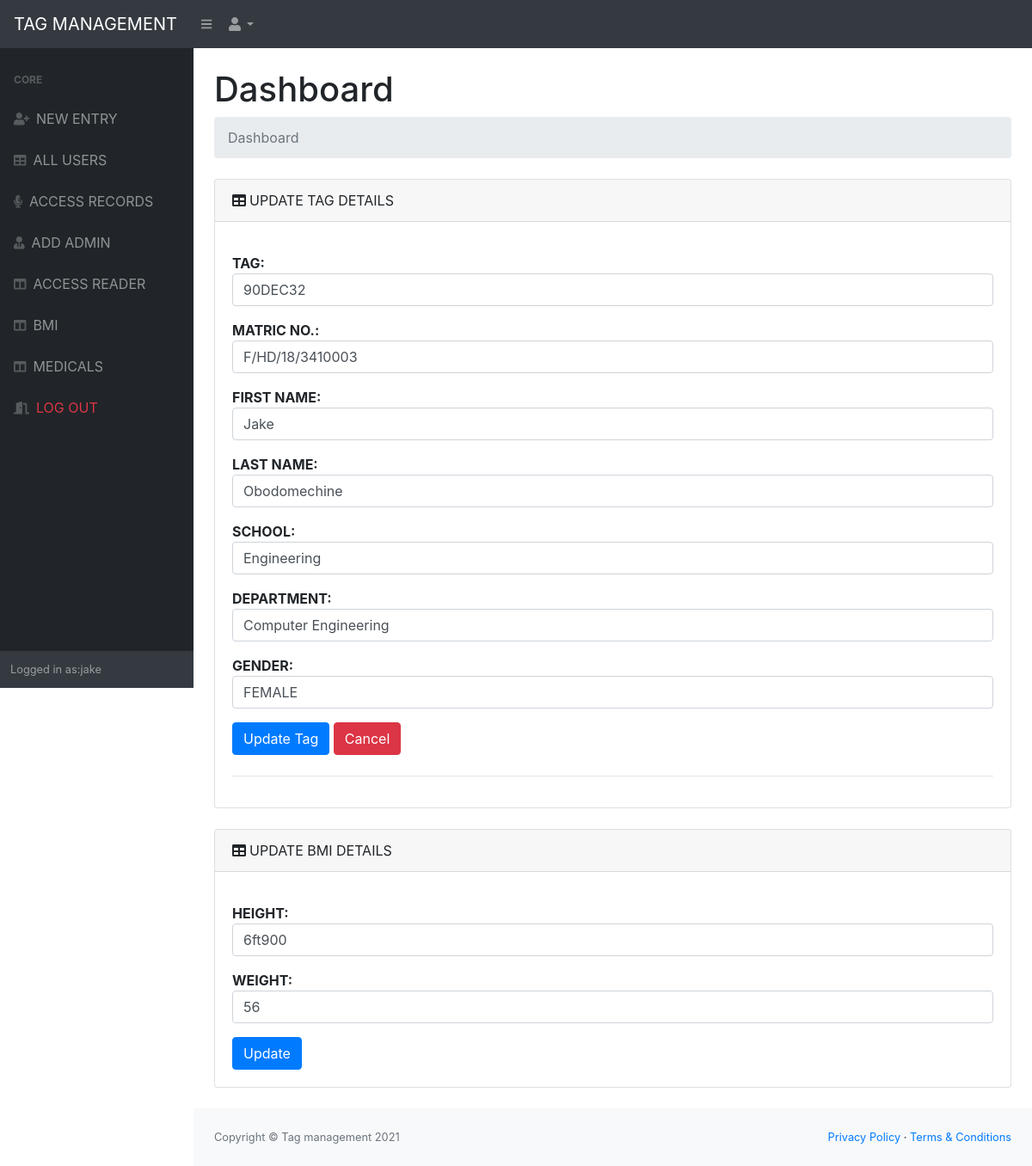
/Project/update_tag.php?master_id=7 (signed in), run on the app's committed database.
### tables this page shows
CREATE TABLE `masters_tb` (
  `master_id` int(100) NOT NULL,
  `tag` varchar(255) NOT NULL,
  `student_id` varchar(255) DEFAULT NULL,
  `Firstname` varchar(255) DEFAULT NULL,
  `Lastname` varchar(255) DEFAULT NULL,
  `School` varchar(255) DEFAULT NULL,
  `Department` varchar(255) DEFAULT NULL,
  `rfid_ref` varchar(255) DEFAULT NULL,
  `Gender` varchar(255) DEFAULT NULL,
  `Date_created` datetime DEFAULT current_timestamp(),
  `Date_updated` datetime DEFAULT current_timestamp()
);

CREATE TABLE `bmi` (
  `bmi_id` int(100) NOT NULL,
  `rfid_ref` varchar(255) DEFAULT NULL,
  `Height` varchar(255) DEFAULT NULL,
  `Weight` varchar(255) DEFAULT NULL,
  `Date_created` datetime DEFAULT current_timestamp()
);

### Project/update_tag.php (the view, shortened to what this page needs)
<?php
include("includes/header.php");
if (isset($_GET['master_id'])) {
    $id = $_GET['master_id'];
    $psql = "SELECT * FROM masters_tb WHERE master_id={$id}";
    $result_psql = mysqli_query($connection, $psql);
    if ($result_psql->num_rows > 0) {
        while ($rows = mysqli_fetch_assoc($result_psql)) {
            $tag = $rows['tag'];
            $matric_no = $rows['student_id'];
            $Firstname = $rows['Firstname'];
            $Lastname = $rows['Lastname'];
            $school = $rows['School'];
            $department = $rows['Department'];
            $gender = $rows['Gender'];
        }
        $bmi_update = "SELECT * FROM bmi where rfid_ref= '{$tag}'";
        $result_bmisql = mysqli_query($connection, $bmi_update);
        if ($result_bmisql->num_rows > 0) {
            while ($bmi_rows = mysqli_fetch_assoc($result_bmisql)) {
                $height = $bmi_rows['Height'];
                $weight = $bmi_rows['Weight'];
            }
        }else{
            $noBMI="This user has no BMI DATA,  <a href='medical.php'>add one</a>";
        }
    }
}
?>
<div id="layoutSidenav_content">
    <main>
        <div class="container-fluid">
            <h1 class="mt-4">Dashboard</h1>
            <ol class="breadcrumb mb-4">
                <li class="breadcrumb-item active">Dashboard</li>
            </ol>
            <div class="card mb-4">
                <div class="card-header"><i class="fas fa-table mr-1"></i>UPDATE TAG DETAILS</div>
                <div class="card-body">
                    <form method="POST" action="update_tag.php" enctype="multipart/form-data">
                        <div class="form-group">
                            <b>TAG:
                                <input type="text" class="form-control" name="tag" value="<?php echo $tag; ?>" />
                            </b>
                        </div>
                        <div class="form-group">
                            <b>MATRIC NO.:
                                <input type="text" class="form-control" name="matric" value="<?php echo $matric_no; ?>" />
                            </b>
                        </div>
                        <div class="form-group">
                            <b>FIRST NAME:
                                <input type="text" class="form-control" name="fname" value="<?php echo $Firstname; ?>" />
                            </b>
                        </div>
                        <div class="form-group">
                            <b>LAST NAME:
                                <input type="text" class="form-control" name="lname" value="<?php echo $Lastname; ?>"  />
                            </b>
                        </div>
                        <div class="form-group">
                            <b>SCHOOL:
                                <input type="text" class="form-control" name="school" value="<?php echo $school; ?>"  />
                            </b>
                        </div>
                        <div class="form-group">
                            <b>DEPARTMENT:
                                <input type="text" class="form-control" name="dept" value="<?php echo $department; ?>" />
                            </b>
                        </div>
                        <div class="form-group">
                            <b>GENDER:
                                <input type="text" class="form-control" name="gender" value="<?php echo $gender; ?>" />
                            </b>
                        </div>
                        <button type="submit" id="upload" name="updateTag" class="btn btn-primary">Update Tag</button>
                        <a href="allproduct.php" class="btn btn-danger">Cancel</a>
                    </form>
<hr class="mt-4">
                </div>
            </div>
            <?php
            if (!empty($noBMI)) {
                echo "<p class='alert alert-info'> $noBMI <a  id=\"linkClose\"  class=\"close\" >&times;</a></p>";
            }else{
            ?>
            <div class="card mb-4">
                <div class="card-header"><i class="fas fa-table mr-1"></i>UPDATE BMI DETAILS</div>
                <div class="card-body">
                    <form method="POST" action="update_tag.php">
                        <div class="form-group">
                            <b>HEIGHT:
                                <input type="text" class="form-control" name="height" placeholder="Student height" value="<?php echo $height; ?>" required />
                            </b>
                        </div>
                        <div class="form-group">
                            <b>WEIGHT:
                                <input type="text" class="form-control" name="weight" placeholder="Student weight" required value="<?php echo $weight; ?>" />
                            </b>
                        </div>
                        <button type="submit" id="upload" name="update_bmi" class="btn btn-primary">Update</button>
                    </form>
                </div>
            </div>
            <?php
            }
 ?>
        </div>
    </main>
    <?php include("includes/footer.php"); ?>

### data on the page
masters_tb: tag "90DEC32", matric "F/HD/18/3410003", fname "Jake", lname "Obodomechine", school "Engineering", dept "Computer Engineering", gender "FEMALE"
bmi: height "6ft900", weight "56"

### other printed values
$_SESSION['username'] "jake"
